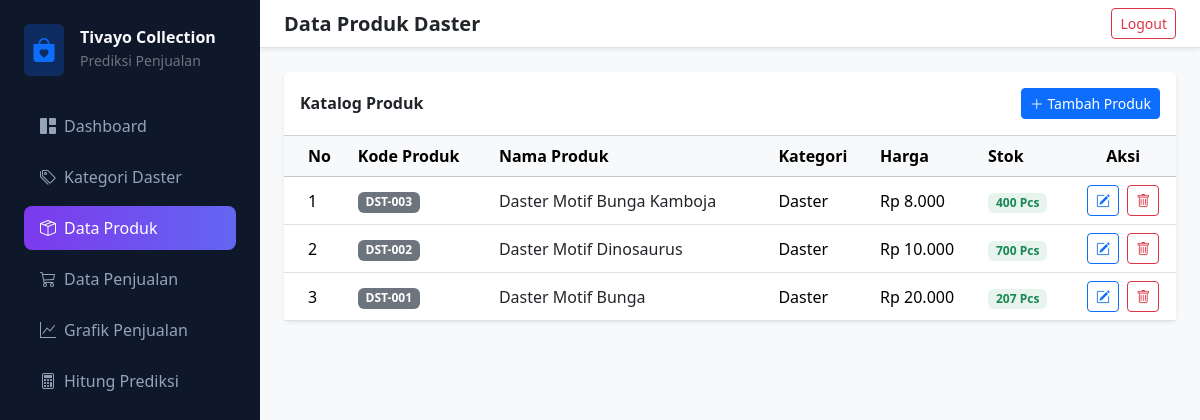
Screenshot of /index.php?page=produk (signed in) with the database file from the repository.
### tables this page shows
CREATE TABLE `data_produk` (
  `id` int NOT NULL AUTO_INCREMENT,
  `kode_produk` varchar(50) NOT NULL,
  `nama_produk` varchar(100) NOT NULL,
  `kategori_id` int NOT NULL,
  `harga` decimal(10,2) NOT NULL,
  `stok` int DEFAULT '0',
  `created_at` timestamp NULL DEFAULT CURRENT_TIMESTAMP,
  `updated_at` timestamp NULL DEFAULT CURRENT_TIMESTAMP ON UPDATE CURRENT_TIMESTAMP,
  PRIMARY KEY (`id`),
  UNIQUE KEY `kode_produk` (`kode_produk`),
  KEY `idx_kode` (`kode_produk`),
  KEY `kategori_id` (`kategori_id`),
  CONSTRAINT `fk_produk_kategori` FOREIGN KEY (`kategori_id`) REFERENCES `kategori` (`id`) ON DELETE RESTRICT ON UPDATE CASCADE
);

CREATE TABLE `kategori` (
  `id` int NOT NULL AUTO_INCREMENT,
  `nama_kategori` varchar(50) NOT NULL UNIQUE,
  `deskripsi` varchar(255) DEFAULT NULL,
  `created_at` timestamp NULL DEFAULT CURRENT_TIMESTAMP,
  `updated_at` timestamp NULL DEFAULT CURRENT_TIMESTAMP ON UPDATE CURRENT_TIMESTAMP,
  PRIMARY KEY (`id`)
);

### public/index.php (called while the page is built, shortened)
<?php
require_once __DIR__ . '/../views/dashboard/index.php';

### config/database.php (called while the page is built)
<?php
return [
    'host' => 'db',
    'user' => 'prediksi_daster_user',
    'password' => 'userpassword',
    'dbname' => 'prediksi_daster_collection',
    'charset' => 'utf8mb4'
];

### core/Database.php (called while the page is built, shortened)
<?php
class Database
{
    private $pdo;
    private $stmt;
    public function __construct()
    {
        $this->config = require __DIR__ . '/../config/database.php';
        $dsn = "mysql:host={$this->config['host']};dbname={$this->config['dbname']};charset={$this->config['charset']}";
        $options = [
            PDO::ATTR_ERRMODE => PDO::ERRMODE_EXCEPTION,
            PDO::ATTR_DEFAULT_FETCH_MODE => PDO::FETCH_ASSOC,
            PDO::ATTR_EMULATE_PREPARES => false,
        ];
        try {
            $this->pdo = new PDO($dsn, $this->config['user'], $this->config['password'], $options);
        } catch (PDOException $e) {
            throw new PDOException($e->getMessage(), (int) $e->getCode());
        }
    }
    public function query(string $sql): self
    {
        $this->stmt = $this->pdo->prepare($sql);
        return $this;
    }
    public function execute(): bool
    {
        return $this->stmt->execute();
    }
    public function resultSet(): array
    {
        $this->execute();
        return $this->stmt->fetchAll();
    }
}
?>

### models/Produk.php (called while the page is built, shortened)
<?php
require_once __DIR__ . '/../core/Database.php';
class Produk
{
    private $db;
    public function __construct()
    {
        $this->db = new Database();
    }
    public function getAllProduk()
    {
        $this->db->query("SELECT dp.*, k.nama_kategori as kategori
                          FROM data_produk dp
                          LEFT JOIN kategori k ON dp.kategori_id = k.id
                          ORDER BY dp.id DESC");
        return $this->db->resultSet();
    }
}

### views/dashboard/produk/produk.php (the view, shortened to what this page needs)
<?php
require_once __DIR__ . '/../../../models/Produk.php';
$model = new Produk();
$dataProduk = $model->getAllProduk();
?>
<main class="main-content">
    <nav class="navbar navbar-light bg-white border-bottom px-4 sticky-top shadow-sm">
        <h5 class="mb-0 fw-bold">Data Produk Daster</h5>
        <a href="process_logout.php" class="btn btn-outline-danger btn-sm">Logout</a>
    </nav>
    <div class="container-fluid p-4">
        <div class="card border-0 shadow-sm">
            <div class="card-header bg-white py-3 d-flex justify-content-between align-items-center">
                <h6 class="mb-0 fw-semibold">Katalog Produk</h6>
                <button class="btn btn-primary btn-sm" data-bs-toggle="modal" data-bs-target="#addProdukModal">
                    <i class="bi bi-plus-lg"></i> Tambah Produk
                </button>
            </div>
            <div class="card-body p-0">
                <div class="table-responsive">
                    <table class="table table-hover align-middle mb-0">
                        <thead class="table-light">
                            <tr>
                                <th class="ps-4">No</th>
                                <th>Kode Produk</th>
                                <th>Nama Produk</th>
                                <th>Kategori</th>
                                <th>Harga</th>
                                <th>Stok</th>
                                <th class="text-center">Aksi</th>
                            </tr>
                        </thead>
                        <tbody>
                            <?php if (empty($dataProduk)): ?>
                                <tr>
                                    <td colspan="7" class="text-center py-4 text-muted">Belum ada data produk daster
                                        terdaftar.</td>
                                </tr>
                            <?php else: ?>
                                <?php $no = 1;
                                foreach ($dataProduk as $row): ?>
                                    <tr>
                                        <td class="ps-4"><?php echo $no++; ?></td>
                                        <td><span
                                                class="badge bg-secondary"><?php echo htmlspecialchars($row['kode_produk']); ?></span>
                                        </td>
                                        <td class="fw-medium text-dark"><?php echo htmlspecialchars($row['nama_produk']); ?>
                                        </td>
                                        <td><?php echo htmlspecialchars($row['kategori']); ?></td>
                                        <td>Rp <?php echo number_format($row['harga'], 0, ',', '.'); ?></td>
                                        <td>
                                            <?php if ($row['stok'] > 5): ?>
                                                <span
                                                    class="badge bg-success bg-opacity-10 text-success px-2 py-1"><?php echo $row['stok']; ?>
                                                    Pcs</span>
                                            <?php else: ?>
                                                <span
                                                    class="badge bg-danger bg-opacity-10 text-danger px-2 py-1"><?php echo $row['stok']; ?>
                                                    Pcs (Tipis)</span>
                                            <?php endif; ?>
                                        </td>
                                        <td class="text-center">
                                            <button class="btn btn-sm btn-outline-primary me-1" data-bs-toggle="modal"
                                                data-bs-target="#editProdukModal"
                                                onclick="populateEditProduk(<?php echo htmlspecialchars(json_encode($row)); ?>)">
                                                <i class="bi bi-pencil-square"></i>
                                            </button>
                                            <a href="process_produk.php?action=delete&id=<?php echo $row['id']; ?>"
                                                class="btn btn-sm btn-outline-danger"
                                                onclick="return confirm('Apakah Anda yakin ingin menghapus produk ini?');">
                                                <i class="bi bi-trash"></i>
                                            </a>
                                        </td>
                                    </tr>
                                <?php endforeach; ?>
                            <?php endif; ?>
                        </tbody>
                    </table>
                </div>
            </div>
        </div>
    </div>
</main>

### views/dashboard/index.php (style rules this page uses)
:root { --sidebar-width: 260px; }
body { background-color: #f8f9fa; font-family: 'Segoe UI', sans-serif; }
.main-content { margin-left: var(--sidebar-width); min-height: 100vh; }

### rows the page displays
data_produk: kode_produk "DST-003", nama_produk "Daster Motif Bunga Kamboja", kategori.nama_kategori "Daster", harga "8.000", stok "400"
data_produk: kode_produk "DST-002", nama_produk "Daster Motif Dinosaurus", kategori.nama_kategori "Daster", harga "10.000", stok "700"
data_produk: kode_produk "DST-001", nama_produk "Daster Motif Bunga", kategori.nama_kategori "Daster", harga "20.000", stok "207"
